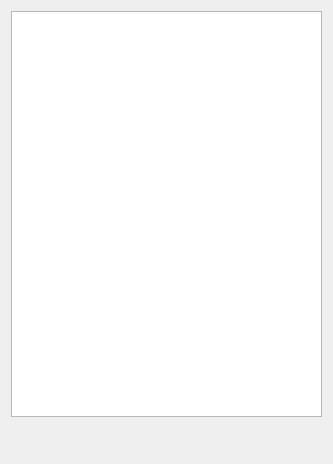
<?xml version="1.0" encoding="UTF-8"?>
<ui version="4.0">
 <class>ListWidget</class>
 <widget class="QWidget" name="ListWidget">
  <property name="enabled">
   <bool>true</bool>
  </property>
  <property name="geometry">
   <rect>
    <x>0</x>
    <y>0</y>
    <width>333</width>
    <height>464</height>
   </rect>
  </property>
  <property name="contextMenuPolicy">
   <enum>Qt::DefaultContextMenu</enum>
  </property>
  <property name="windowTitle">
   <string>选择字幕文件下载</string>
  </property>
  <property name="windowIcon">
   <iconset resource="video.qrc">
    <normaloff>:/images/file.png</normaloff>:/images/file.png</iconset>
  </property>
  <layout class="QGridLayout" name="gridLayout">
   <item row="1" column="0" alignment="Qt::AlignRight">
    <widget class="QPushButton" name="pushButton">
     <property name="enabled">
      <bool>false</bool>
     </property>
     <property name="minimumSize">
      <size>
       <width>0</width>
       <height>30</height>
      </size>
     </property>
     <property name="styleSheet">
      <string notr="true">border:none</string>
     </property>
     <property name="text">
      <string/>
     </property>
     <property name="icon">
      <iconset resource="video.qrc">
       <normaloff>:/images/down.png</normaloff>:/images/down.png</iconset>
     </property>
     <property name="iconSize">
      <size>
       <width>32</width>
       <height>32</height>
      </size>
     </property>
    </widget>
   </item>
   <item row="0" column="0">
    <widget class="QListWidget" name="listWidget"/>
   </item>
  </layout>
 </widget>
 <layoutdefault spacing="6" margin="11"/>
 <resources>
  <include location="video.qrc"/>
 </resources>
 <connections/>
</ui>
